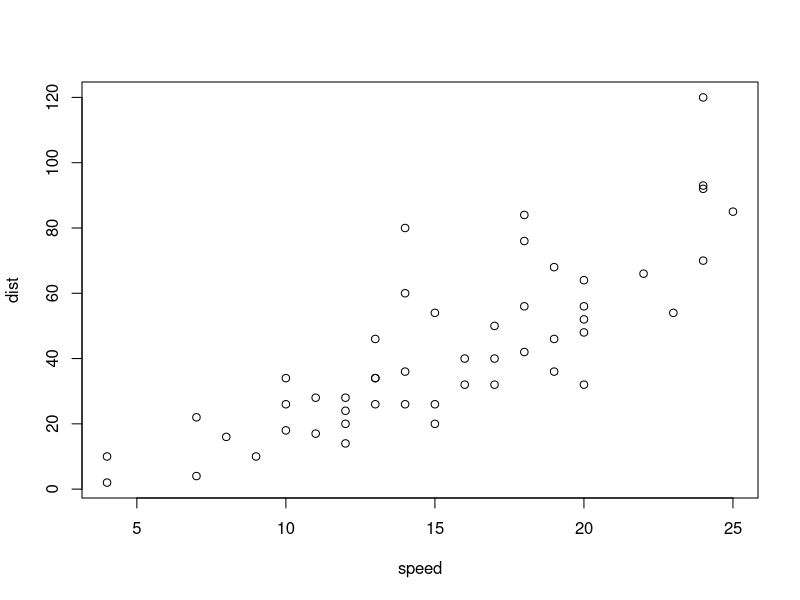
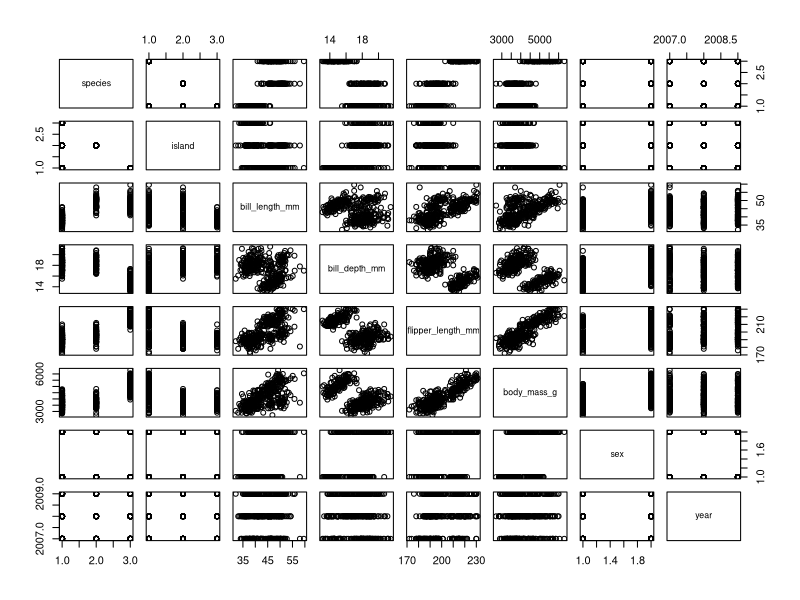

R code for these plots, in order:
## ---- chunk 1
knitr::opts_chunk$set(echo = TRUE)
## ---- chunk 2
bro <- function(){
  print("BRO!")
}

bro()
## ---- chunk 3
plot(cars)

# Very nice Caroline! You're doing great work!
## ---- chunk 4
plot(palmerpenguins::penguins)
## ---- chunk 5
mean_value <- mean(cars$dist)
